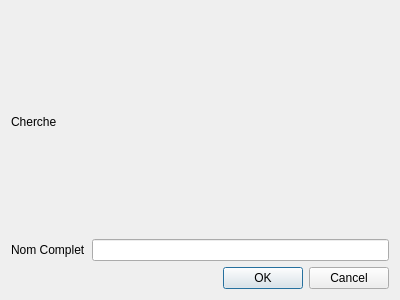
<?xml version="1.0" encoding="UTF-8"?>
<ui version="4.0">
 <class>EtuCher</class>
 <widget class="QDialog" name="EtuCher">
  <property name="geometry">
   <rect>
    <x>0</x>
    <y>0</y>
    <width>400</width>
    <height>300</height>
   </rect>
  </property>
  <property name="windowTitle">
   <string>Dialog</string>
  </property>
  <layout class="QVBoxLayout" name="verticalLayout">
   <item>
    <widget class="QLabel" name="label">
     <property name="text">
      <string>Cherche</string>
     </property>
    </widget>
   </item>
   <item>
    <layout class="QHBoxLayout" name="horizontalLayout">
     <item>
      <widget class="QLabel" name="label_2">
       <property name="text">
        <string>Nom Complet</string>
       </property>
      </widget>
     </item>
     <item>
      <widget class="QLineEdit" name="lineEdit"/>
     </item>
    </layout>
   </item>
   <item>
    <widget class="QDialogButtonBox" name="buttonBox">
     <property name="orientation">
      <enum>Qt::Horizontal</enum>
     </property>
     <property name="standardButtons">
      <set>QDialogButtonBox::Cancel|QDialogButtonBox::Ok</set>
     </property>
    </widget>
   </item>
  </layout>
 </widget>
 <resources/>
 <connections>
  <connection>
   <sender>buttonBox</sender>
   <signal>accepted()</signal>
   <receiver>EtuCher</receiver>
   <slot>accept()</slot>
   <hints>
    <hint type="sourcelabel">
     <x>248</x>
     <y>254</y>
    </hint>
    <hint type="destinationlabel">
     <x>157</x>
     <y>274</y>
    </hint>
   </hints>
  </connection>
  <connection>
   <sender>buttonBox</sender>
   <signal>rejected()</signal>
   <receiver>EtuCher</receiver>
   <slot>reject()</slot>
   <hints>
    <hint type="sourcelabel">
     <x>316</x>
     <y>260</y>
    </hint>
    <hint type="destinationlabel">
     <x>286</x>
     <y>274</y>
    </hint>
   </hints>
  </connection>
 </connections>
</ui>
